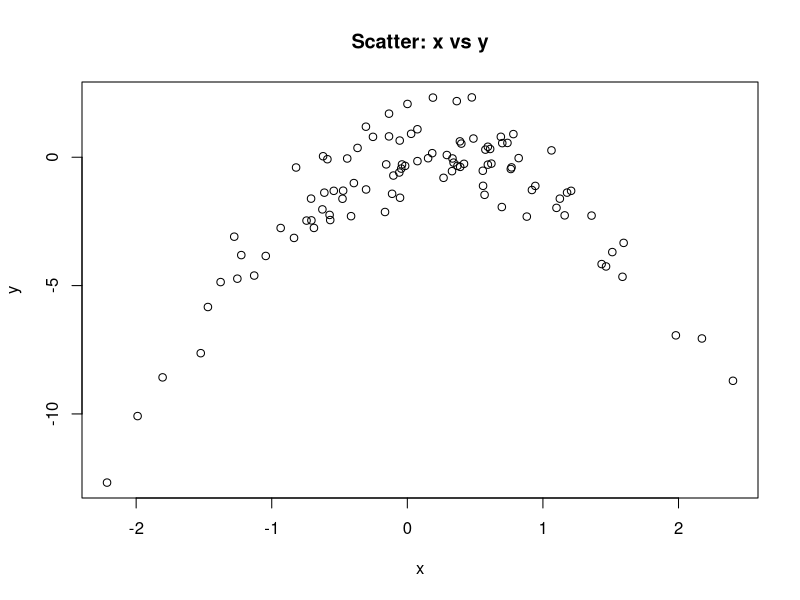

Reproduce this figure in R.
library(boot)

# 1) 用 seed=1 生成模拟数据并画散点
set.seed(1)
x <- rnorm(100)
y <- x - 2*x^2 + rnorm(100)
dat <- data.frame(x,y)
plot(x, y, main="Scatter: x vs y", xlab="x", ylab="y")

# 2) 用最小二乘拟合 4 个模型（多项式到 4 次）
fit1 <- glm(y ~ x,                data=dat)   # degree 1
fit2 <- glm(y ~ x + I(x^2),       data=dat)   # degree 2
fit3 <- glm(y ~ x + I(x^2) + I(x^3), data=dat) # degree 3
fit4 <- glm(y ~ x + I(x^2) + I(x^3) + I(x^4), data=dat) # degree 4

# 3) 计算 LOOCV 误差，显式设 K = nrow(dat)
loocv <- function(fit, data) cv.glm(data, fit, K = nrow(data))$delta[1]
cv.errs.seed1 <- c(
  degree1 = loocv(fit1, dat),
  degree2 = loocv(fit2, dat),
  degree3 = loocv(fit3, dat),
  degree4 = loocv(fit4, dat)
)
print("LOOCV errors (seed=1):")
print(cv.errs.seed1)

# 4) 用另一个随机种子重复步骤并比较
set.seed(2)
x2 <- rnorm(100)
y2 <- x2 - 2*x2^2 + rnorm(100)
dat2 <- data.frame(x=x2, y=y2)

fit1b <- glm(y ~ x, data=dat2)
fit2b <- glm(y ~ x + I(x^2), data=dat2)
fit3b <- glm(y ~ x + I(x^2) + I(x^3), data=dat2)
fit4b <- glm(y ~ x + I(x^2) + I(x^3) + I(x^4), data=dat2)

cv.errs.seed2 <- c(
  degree1 = loocv(fit1b, dat2),
  degree2 = loocv(fit2b, dat2),
  degree3 = loocv(fit3b, dat2),
  degree4 = loocv(fit4b, dat2)
)
print("LOOCV errors (seed=2):")
print(cv.errs.seed2)

# 5) 哪个模型 LOOCV 最小（对两次种子分别判断）
cat("Best model (seed=1):", names(which.min(cv.errs.seed1)), "\n")
cat("Best model (seed=2):", names(which.min(cv.errs.seed2)), "\n")

# 6) 输出每个模型的系数以便比较估计统计量
cat("\nCoefficients (seed=1):\n")
print(lapply(list(fit1,fit2,fit3,fit4), coef))
cat("\nSummary (seed=1) for degree-2 model (典型示例):\n")
print(summary(fit2))
